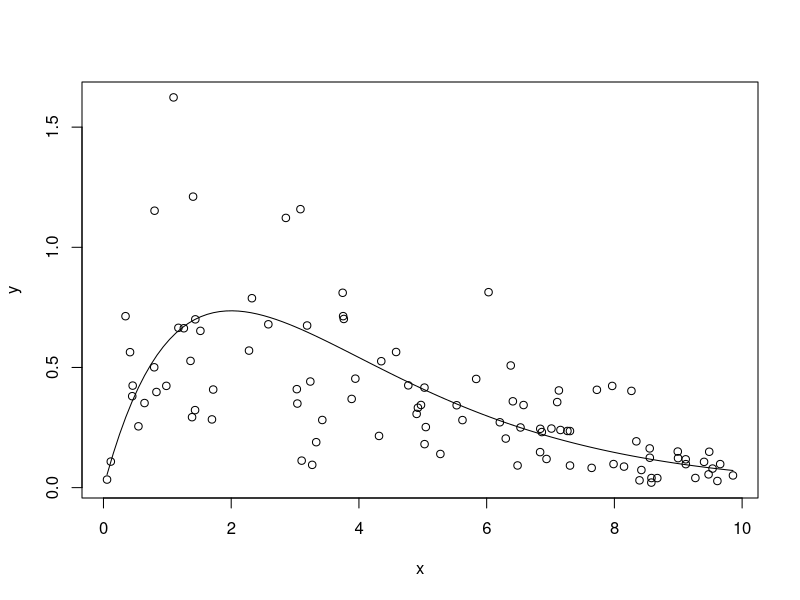
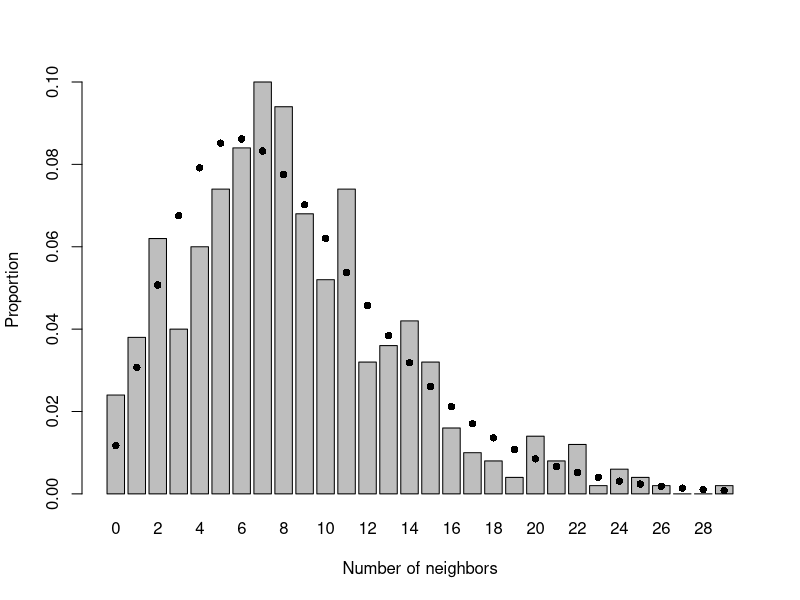
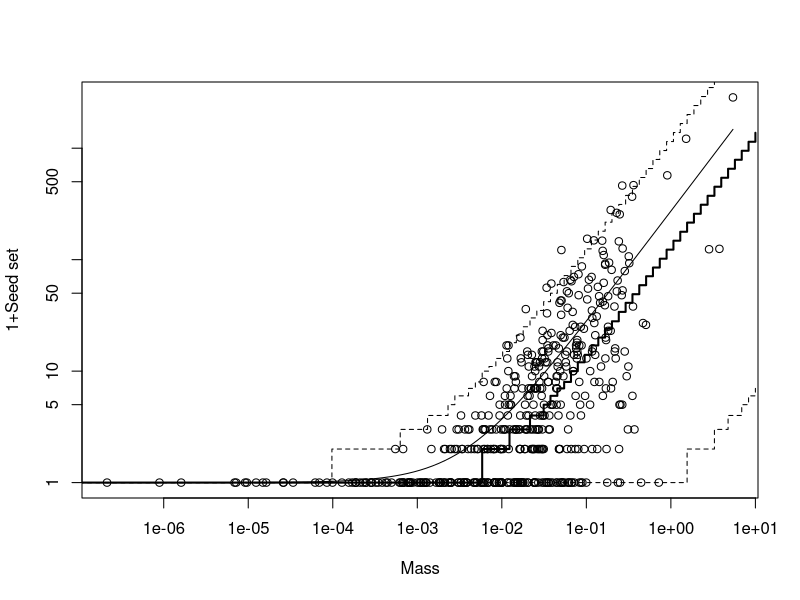
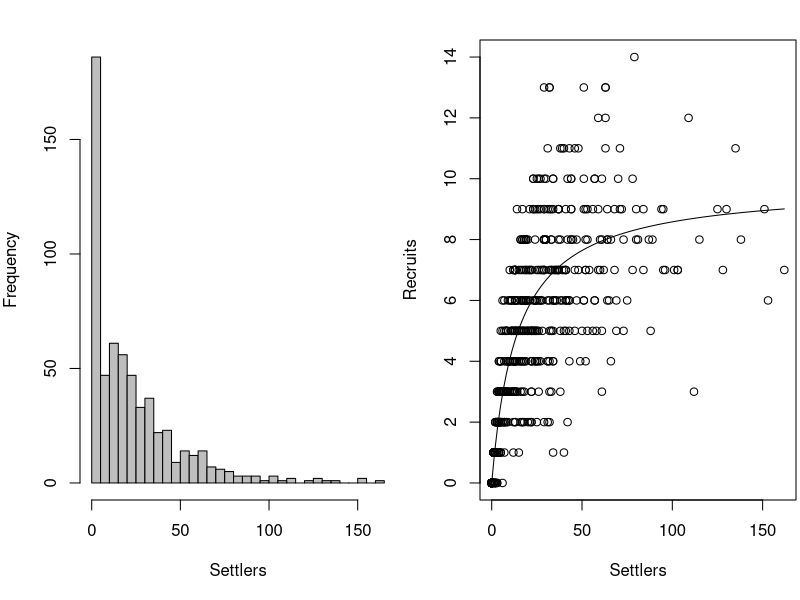
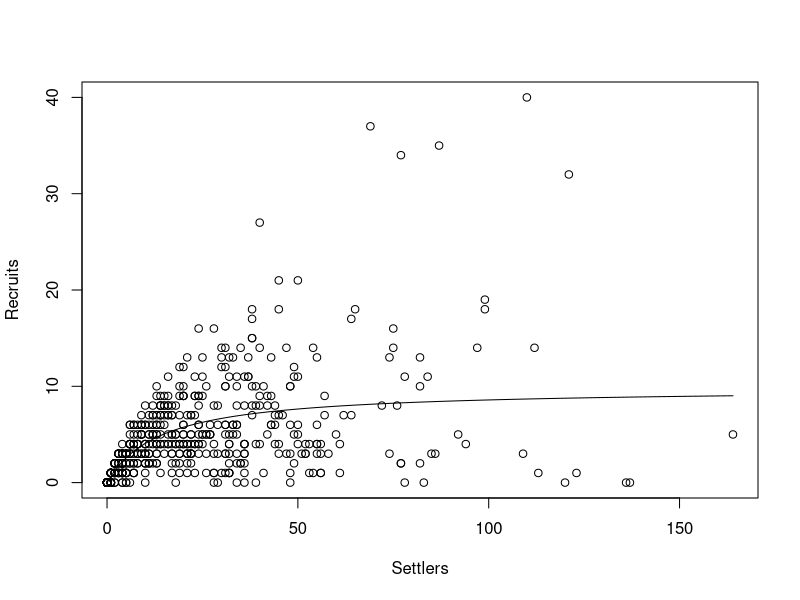
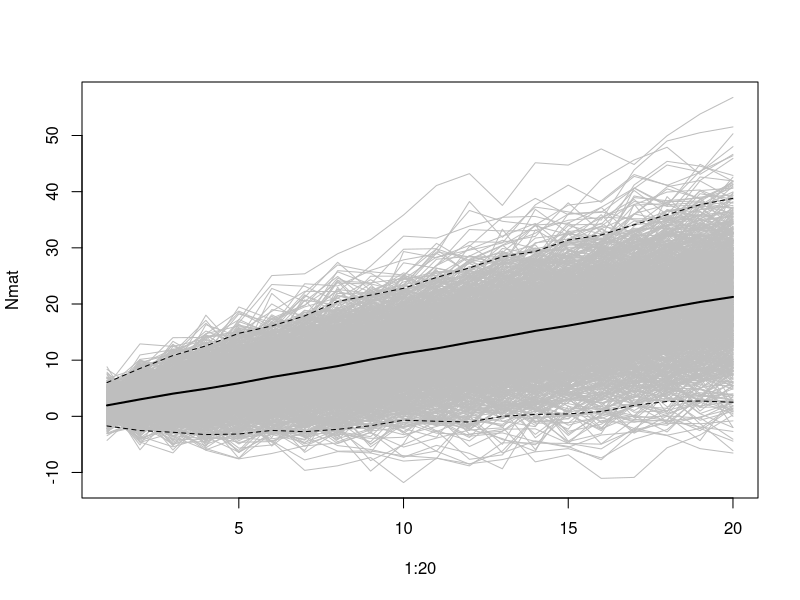
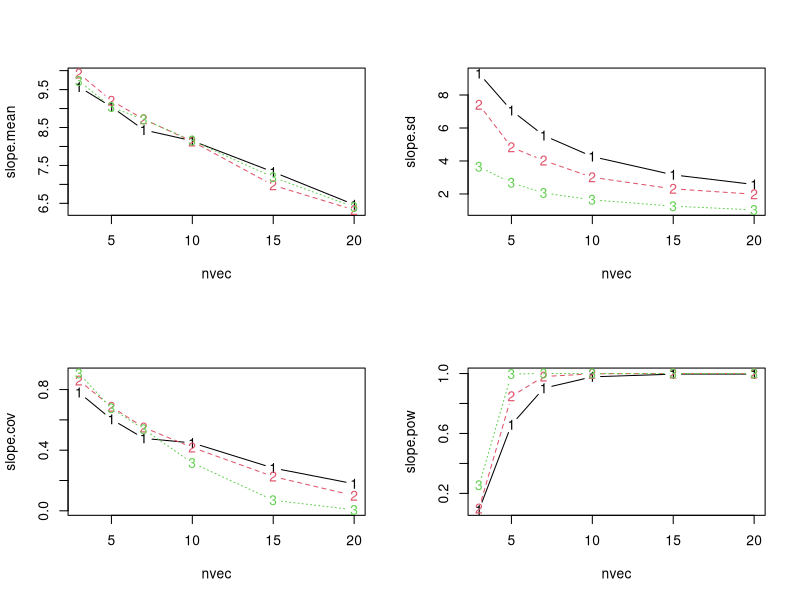

Generate these figures, in order, with R: (Note: this script raises an error after producing the figures.)
###################################################
### chunk number 1: 
###################################################
n=100
x = runif(n,min=0,max=10)
a=1
b=0.5
s=3
y_det=a*x*exp(-b*x)
y = rgamma(n,shape=s,scale=y_det/s)


###################################################
### chunk number 2: 
###################################################
plot(x,y)
curve(a*x*exp(-b*x),add=TRUE)


###################################################
### chunk number 3: 
###################################################
set.seed(1001)
nparents = 50
noffspr = 10
L = 30
parent_x = runif(nparents,min=0,max=L)
parent_y = runif(nparents,min=0,max=L)
angle = runif(nparents*noffspr,min=0,max=2*pi)
dist = rexp(nparents*noffspr,0.5)
offspr_x = rep(parent_x,each=noffspr)+cos(angle)*dist
offspr_y = rep(parent_y,each=noffspr)+sin(angle)*dist
dist = sqrt((outer(offspr_x,offspr_x,"-"))^2+(outer(offspr_y,offspr_y,"-"))^2)
nbrcrowd = apply(dist<2,1,sum)-1


###################################################
### chunk number 4: 
###################################################
m = mean(nbrcrowd)
s2 = var(nbrcrowd)


###################################################
### chunk number 5: 
###################################################
k.est = m/(s2/m-1)


###################################################
### chunk number 6: 
###################################################
b1 = barplot(table(factor(nbrcrowd,levels=0:max(nbrcrowd)))/length(nbrcrowd),
  xlab="Number of neighbors",ylab="Proportion")
points(b1,dnbinom(0:max(nbrcrowd),mu=m,size=k.est),pch=16)


###################################################
### chunk number 7: 
###################################################
ci = nbrcrowd*3
M=2.3
alpha=0.49
mass_det=M/(1+ci)
mass = rgamma(length(mass_det),scale=mass_det,shape=alpha)
b = 271.6; k= 0.569
seed_det = b*mass
seed = rnbinom(length(seed_det),mu=seed_det,size=k)


###################################################
### chunk number 8: 
###################################################
logxvec = seq(-7,1,length=100)
xvec = 10^logxvec
med = qnbinom(0.5,mu=b*xvec,size=k)


###################################################
### chunk number 9: 
###################################################
plot(mass,1+seed,log="xy",xlab="Mass",ylab="1+Seed set")
curve(b*x+1,add=TRUE)
lower = qnbinom(0.025,mu=b*xvec,size=k)
upper = qnbinom(0.975,mu=b*xvec,size=k)
lines(xvec,lower+1,lty=2,type="s")
lines(xvec,upper+1,lty=2,type="s")
lines(xvec,med+1,lwd=2,type="s")


###################################################
### chunk number 10: 
###################################################
rzinbinom = function(n,mu,size,zprob) {
  ifelse(runif(n)<zprob,0,rnbinom(n,mu=mu,size=size))
}
a = 0.696
b = 9.79
recrprob = function(x,a=0.696,b=9.79) {
  a/(1+(a/b)*x)
}
scoefs = c(mu=25.32,k=0.932,zprob=0.123)
settlers = rzinbinom(603,mu=scoefs["mu"],size=scoefs["k"],zprob=scoefs["zprob"])
recr = rbinom(603,prob=recrprob(settlers),size=settlers)


###################################################
### chunk number 11: 
###################################################
op = par(mfrow=c(1,2),mar=c(5,4,2,0.2))
hist(settlers,breaks=40,col="gray",ylab="Frequency",xlab="Settlers",main="")
plot(settlers,recr,xlab="Settlers",ylab="Recruits")
curve(a*x/(1+(a/b)*x),add=TRUE)
par(op)


###################################################
### chunk number 12: 
###################################################
rmbbinom = function(n,size,p,theta) {
  rbinom(n,size=size,prob=rbeta(n,shape1=p*theta,shape2=(1-p)*theta))
}


###################################################
### chunk number 13: 
###################################################
a = 0.696
b = 9.79
recrprob = function(x,a=0.696,b=9.79) a/(1+(a/b)*x)
scoefs = c(mu=25.32,k=0.932,zprob=0.123)
settlers = rzinbinom(603,mu=scoefs["mu"],size=scoefs["k"],zprob=scoefs["zprob"])
recr = rmbbinom(603,p=recrprob(settlers),theta=10,size=settlers)
plot(settlers,recr,xlab="Settlers",ylab="Recruits")
curve(a*x/(1+(a/b)*x),add=TRUE)


###################################################
### chunk number 14: 
###################################################
linsim = function(nt=20,N0=2,dN=1,sd_process=sqrt(2),sd_obs=sqrt(2)) {
  cur_N = N0
  Nobs = numeric(nt)
  Nobs[1] = cur_N+rnorm(1,sd=sd_obs)
  for (i in 2:nt) {
    cur_N = cur_N +rnorm(1,mean=dN,sd=sd_process)
    Nobs[i]=cur_N +rnorm(1,sd=sd_obs)
  }
  return(Nobs)
}


###################################################
### chunk number 15: 
###################################################
nsim=1000
Nmat = matrix(nrow=20,ncol=nsim)
for (i in 1:nsim) {
  Nmat[,i] = linsim(sd_process=2,sd_obs=2)
}


###################################################
### chunk number 16: 
###################################################
matplot(1:20,Nmat,col="gray",type="l",lty=1)
lines(1:20,rowMeans(Nmat),lwd=2)
matlines(1:20,t(apply(Nmat,1,quantile,c(0.025,0.975))),lty=2,col=1)


###################################################
### chunk number 17: 
###################################################
immignbsim = function(nt=20,N0=2,immig,surv,k) {
  N = numeric(nt)
  N[1] = N0
  for (i in 2:nt) {
    Nsurv = rbinom(1,size=N[i-1],prob=surv)
    N[i] = Nsurv+rnbinom(1,mu=immig,size=k)
  }
  return(N)
}


###################################################
### chunk number 18: 
###################################################
nsim=1000
nt=30
p=0.95; N0=2; immig=10; k=0.5


###################################################
### chunk number 19: 
###################################################
nvec=c(3,5,7,10,15,20)
kvec=c(5,1,0.5)
nsim=500
powsimresults = matrix(nrow=length(nvec)*length(kvec)*nsim,ncol=6)
colnames(powsimresults) = c("n","k","sim","slope","slope.lo","slope.hi")
ctr=1
for (j in 1:length(kvec)) {
  k = kvec[j]
  for (i in 1:length(nvec)) {
    nt = nvec[i]
    tvec=1:nt
    for (sim in 1:nsim) {
      current.sim = immignbsim(nt=nt,N0=N0,surv=p,immig=immig,k=k)
      lm1=lm(current.sim~tvec)
      slope=coef(lm1)["tvec"]
      ci.slope=confint(lm1)["tvec",]
      powsimresults[ctr,] = c(nt,k,sim,slope,ci.slope)
      ctr = ctr+1
    }
  }
}


###################################################
### chunk number 20: 
###################################################
faclist = list(factor(powsimresults[,"n"]),
  factor(powsimresults[,"k"]))


###################################################
### chunk number 21: 
###################################################
slope.mean = tapply(powsimresults[,"slope"],faclist,mean)
slope.sd = tapply(powsimresults[,"slope"],faclist,sd)
ci.good = (powsimresults[,"slope.hi"]>immig) &  (powsimresults[,"slope.lo"]<immig)
nsim=500
slope.cov = tapply(ci.good,faclist,sum)/nsim
null.value=0
reject.null = (powsimresults[,"slope.hi"]<null.value) |  (powsimresults[,"slope.lo"]>null.value)
slope.pow = tapply(reject.null,faclist,sum)/nsim


###################################################
### chunk number 22: 
###################################################
par(mfrow=c(2,2))
matplot(nvec,slope.mean,type="b")
matplot(nvec,slope.sd,type="b")
matplot(nvec,slope.cov,type="b")
matplot(nvec,slope.pow,type="b")


###################################################
### chunk number 23: 
###################################################
nvec=c(3,5,7,10,15,20)
nsim=500
powsimresults = matrix(nrow=length(nvec)*nsim,ncol=5)
colnames(powsimresults) = c("n","sim","quad","quad.lo","quad.hi")
ctr=1
for (i in 1:length(nvec)) {
  nt = nvec[i]
  tvec=1:nt
  for (sim in 1:nsim) {
    current.sim = immigsim(nt=nt,N0=N0,surv=p,immig=immig)
    lm1=lm(current.sim~tvec+I(tvec^2))
    quad=coef(lm1)[3]
    ci.quad=confint(lm1)[3,]
    powsimresults[ctr,] = c(nt,sim,quad,ci.quad)
    ctr = ctr+1
  }
}


###################################################
### chunk number 24: 
###################################################
quad.mean = tapply(powsimresults[,"quad"],nfac,mean)
quad.sd = tapply(powsimresults[,"quad"],nfac,sd)
nsim=500
null.value=0
reject.null = (powsimresults[,"quad.hi"]<null.value) |  (powsimresults[,"quad.lo"]>null.value)
quad.pow = tapply(reject.null,nfac,sum)/nsim


###################################################
### chunk number 25: 
###################################################
op = par(mfrow=c(2,2))
plot(nvec,quad.mean,type="b")
plot(nvec,quad.sd,type="b")
plot(nvec,quad.pow,type="b")
par(op)


